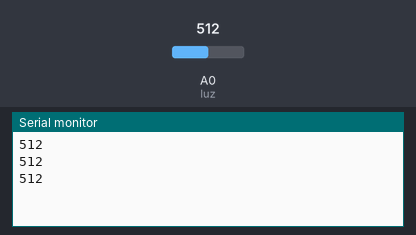
This sketch was run on a simulated Arduino Uno, built with avr-gcc and run on an emulated ATmega328P. Parts: the last lines printed to the serial monitor. The inputs (shaded band) are chosen by the test bench; at power-on: A0 (luz) = 512.

Above: at 1.3 s.
1.4 s: A0 (luz) set to 716
At 1.9 s:
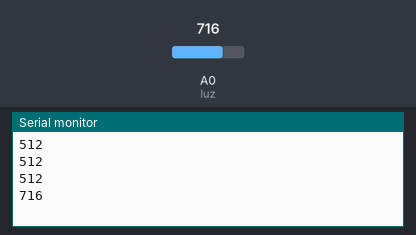
2.9 s: A0 (luz) set to 900
At 3.4 s:
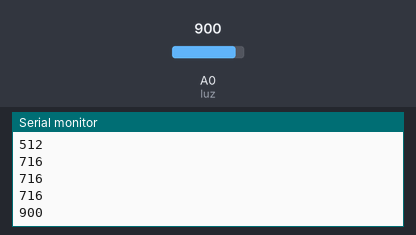
Timing chart, 0 to 5.9 s (numbered marks = the images above; inputs shaded):
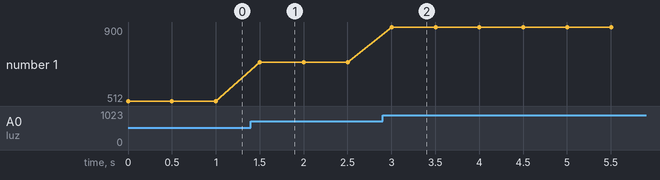

Measured:
- after the input at 1.4 s, the serial monitor: prints a new line after 0.10 s (image 1)
- after the input at 2.9 s, the serial monitor: prints a new line after 0.10 s (image 2)
- plotted number 1: 512 → 716 after the input at 1.4 s, 716 → 900 after the input at 2.9 s

The sketch:

ejercicio3.ino
```cpp
const int luz = A0;
void setup() {
  // put your setup code here, to run once:
  pinMode(luz, INPUT);
  Serial.begin(9600);
}

void loop() {
  // put your main code here, to run repeatedly:
  int lectura = analogRead(luz);
  Serial.println(lectura);
  delay(500);

}
```
